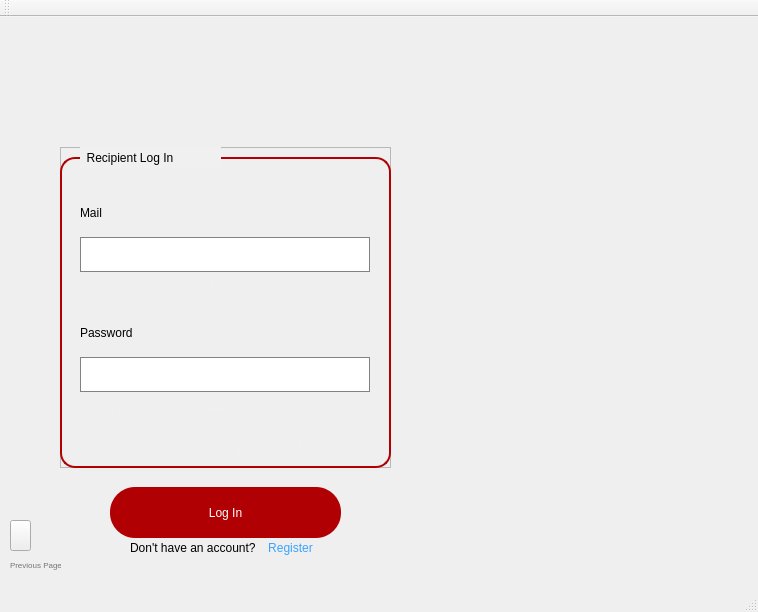
<?xml version="1.0" encoding="UTF-8"?>
<ui version="4.0">
 <class>RecipientLogInClass</class>
 <widget class="QMainWindow" name="RecipientLogInClass">
  <property name="geometry">
   <rect>
    <x>0</x>
    <y>0</y>
    <width>758</width>
    <height>612</height>
   </rect>
  </property>
  <property name="windowTitle">
   <string>Blood Bank Management System</string>
  </property>
  <property name="windowIcon">
   <iconset resource="RecipientReg.qrc">
    <normaloff>:/RecipientReg/toppng.com-blood-donation-png-picture-blood-donation-logo-3209x3905.png</normaloff>:/RecipientReg/toppng.com-blood-donation-png-picture-blood-donation-logo-3209x3905.png</iconset>
  </property>
  <property name="styleSheet">
   <string notr="true"/>
  </property>
  <widget class="QWidget" name="centralWidget">
   <widget class="QLabel" name="backimg">
    <property name="geometry">
     <rect>
      <x>0</x>
      <y>0</y>
      <width>921</width>
      <height>571</height>
     </rect>
    </property>
    <property name="styleSheet">
     <string notr="true">background-image:url(:/RecipientReg/bloodd.jpg);</string>
    </property>
    <property name="text">
     <string/>
    </property>
    <property name="pixmap">
     <pixmap resource="RecipientReg.qrc">:/RecipientReg/bloodd.jpg</pixmap>
    </property>
    <property name="scaledContents">
     <bool>true</bool>
    </property>
   </widget>
   <widget class="QFrame" name="frame_2">
    <property name="geometry">
     <rect>
      <x>60</x>
      <y>130</y>
      <width>331</width>
      <height>321</height>
     </rect>
    </property>
    <property name="font">
     <font>
      <underline>false</underline>
     </font>
    </property>
    <property name="styleSheet">
     <string notr="true"/>
    </property>
    <property name="frameShape">
     <enum>QFrame::StyledPanel</enum>
    </property>
    <property name="frameShadow">
     <enum>QFrame::Raised</enum>
    </property>
    <widget class="QLabel" name="label_3">
     <property name="geometry">
      <rect>
       <x>20</x>
       <y>50</y>
       <width>51</width>
       <height>31</height>
      </rect>
     </property>
     <property name="styleSheet">
      <string notr="true">font: 18pt &quot;Arial&quot;;</string>
     </property>
     <property name="text">
      <string>Mail</string>
     </property>
    </widget>
    <widget class="QLineEdit" name="mailTB">
     <property name="geometry">
      <rect>
       <x>20</x>
       <y>90</y>
       <width>290</width>
       <height>35</height>
      </rect>
     </property>
     <property name="styleSheet">
      <string notr="true">QLineEdit{
border:1px solid rgb(130, 130, 130) ;
border-radius:15px solid;
}

QLineEdit:focus{
border:1px solid rgb(175, 175, 175) ;
border-radius:15px solid;
border-bottom:2px solid rgb(157, 0, 3);
}
</string>
     </property>
    </widget>
    <widget class="QLabel" name="label_5">
     <property name="geometry">
      <rect>
       <x>20</x>
       <y>170</y>
       <width>111</width>
       <height>31</height>
      </rect>
     </property>
     <property name="styleSheet">
      <string notr="true">font: 18pt &quot;Arial&quot;;</string>
     </property>
     <property name="text">
      <string>Password</string>
     </property>
    </widget>
    <widget class="QLineEdit" name="passwordTB">
     <property name="geometry">
      <rect>
       <x>20</x>
       <y>210</y>
       <width>290</width>
       <height>35</height>
      </rect>
     </property>
     <property name="styleSheet">
      <string notr="true">QLineEdit{
border:1px solid rgb(130, 130, 130) ;
border-radius:15px solid;
}

QLineEdit:focus{
border:1px solid rgb(175, 175, 175) ;
border-radius:15px solid;
border-bottom:2px solid rgb(157, 0, 3);
}
</string>
     </property>
     <property name="echoMode">
      <enum>QLineEdit::Password</enum>
     </property>
    </widget>
    <widget class="QLabel" name="mailalertmsg">
     <property name="geometry">
      <rect>
       <x>20</x>
       <y>130</y>
       <width>171</width>
       <height>16</height>
      </rect>
     </property>
     <property name="font">
      <font>
       <pointsize>9</pointsize>
       <underline>false</underline>
      </font>
     </property>
     <property name="styleSheet">
      <string notr="true">color:rgb(240, 240, 240);</string>
     </property>
     <property name="text">
      <string>please provide a valid value</string>
     </property>
    </widget>
    <widget class="QLabel" name="passwordalertmsg">
     <property name="geometry">
      <rect>
       <x>20</x>
       <y>250</y>
       <width>191</width>
       <height>21</height>
      </rect>
     </property>
     <property name="font">
      <font>
       <pointsize>9</pointsize>
       <underline>false</underline>
      </font>
     </property>
     <property name="styleSheet">
      <string notr="true">color:rgb(240, 240, 240);</string>
     </property>
     <property name="text">
      <string>please provide a valid value</string>
     </property>
    </widget>
    <widget class="QLabel" name="label_12">
     <property name="geometry">
      <rect>
       <x>0</x>
       <y>10</y>
       <width>331</width>
       <height>311</height>
      </rect>
     </property>
     <property name="styleSheet">
      <string notr="true">border:2px solid rgb(177, 0, 3);
border-radius:15px;
</string>
     </property>
     <property name="text">
      <string/>
     </property>
    </widget>
    <widget class="QLabel" name="wrong">
     <property name="geometry">
      <rect>
       <x>80</x>
       <y>290</y>
       <width>191</width>
       <height>21</height>
      </rect>
     </property>
     <property name="font">
      <font>
       <pointsize>11</pointsize>
       <underline>false</underline>
      </font>
     </property>
     <property name="styleSheet">
      <string notr="true">color:rgb(240, 240, 240);</string>
     </property>
     <property name="text">
      <string>Wrong mail or password</string>
     </property>
    </widget>
    <zorder>label_12</zorder>
    <zorder>label_3</zorder>
    <zorder>mailTB</zorder>
    <zorder>label_5</zorder>
    <zorder>passwordTB</zorder>
    <zorder>mailalertmsg</zorder>
    <zorder>passwordalertmsg</zorder>
    <zorder>wrong</zorder>
   </widget>
   <widget class="QPushButton" name="pushButton">
    <property name="geometry">
     <rect>
      <x>110</x>
      <y>470</y>
      <width>231</width>
      <height>51</height>
     </rect>
    </property>
    <property name="cursor">
     <cursorShape>PointingHandCursor</cursorShape>
    </property>
    <property name="toolTip">
     <string>&lt;html&gt;&lt;head/&gt;&lt;body&gt;&lt;p align=&quot;center&quot;&gt;&lt;br/&gt;&lt;/p&gt;&lt;/body&gt;&lt;/html&gt;</string>
    </property>
    <property name="styleSheet">
     <string notr="true">background-color:rgb(177, 0, 3);
border-radius:25px;
color:white;
font: 700 10pt &quot;Arial&quot;;</string>
    </property>
    <property name="text">
     <string>Log In</string>
    </property>
    <property name="checkable">
     <bool>false</bool>
    </property>
    <property name="autoDefault">
     <bool>false</bool>
    </property>
    <property name="default">
     <bool>false</bool>
    </property>
    <property name="flat">
     <bool>false</bool>
    </property>
   </widget>
   <widget class="QLabel" name="label">
    <property name="geometry">
     <rect>
      <x>80</x>
      <y>130</y>
      <width>141</width>
      <height>21</height>
     </rect>
    </property>
    <property name="styleSheet">
     <string notr="true">font: 700 12pt &quot;Arial&quot;;
background-color:rgb(240, 240, 240)</string>
    </property>
    <property name="text">
     <string>  Recipient Log In</string>
    </property>
   </widget>
   <widget class="QLabel" name="label_13">
    <property name="geometry">
     <rect>
      <x>130</x>
      <y>520</y>
      <width>141</width>
      <height>21</height>
     </rect>
    </property>
    <property name="text">
     <string>Don't have an account?</string>
    </property>
   </widget>
   <widget class="QPushButton" name="pushButton_2">
    <property name="geometry">
     <rect>
      <x>260</x>
      <y>521</y>
      <width>61</width>
      <height>20</height>
     </rect>
    </property>
    <property name="cursor">
     <cursorShape>PointingHandCursor</cursorShape>
    </property>
    <property name="styleSheet">
     <string notr="true">color:rgb(57, 163, 255);
background-color:transparent;
border-radius:25px;
font: 700 9pt &quot;Segoe UI&quot;;</string>
    </property>
    <property name="text">
     <string>Register</string>
    </property>
    <property name="flat">
     <bool>true</bool>
    </property>
   </widget>
   <widget class="QPushButton" name="back">
    <property name="geometry">
     <rect>
      <x>10</x>
      <y>503</y>
      <width>21</width>
      <height>31</height>
     </rect>
    </property>
    <property name="cursor">
     <cursorShape>PointingHandCursor</cursorShape>
    </property>
    <property name="styleSheet">
     <string notr="true">border-image:url(:/RecipientReg/arrow.png)</string>
    </property>
    <property name="text">
     <string/>
    </property>
   </widget>
   <widget class="QLabel" name="label_2">
    <property name="geometry">
     <rect>
      <x>10</x>
      <y>540</y>
      <width>51</width>
      <height>16</height>
     </rect>
    </property>
    <property name="font">
     <font>
      <pointsize>6</pointsize>
     </font>
    </property>
    <property name="styleSheet">
     <string notr="true">color:rgb(117, 117, 117)</string>
    </property>
    <property name="text">
     <string>Previous Page</string>
    </property>
   </widget>
  </widget>
  <widget class="QMenuBar" name="menuBar">
   <property name="geometry">
    <rect>
     <x>0</x>
     <y>0</y>
     <width>758</width>
     <height>22</height>
    </rect>
   </property>
  </widget>
  <widget class="QToolBar" name="mainToolBar">
   <attribute name="toolBarArea">
    <enum>TopToolBarArea</enum>
   </attribute>
   <attribute name="toolBarBreak">
    <bool>false</bool>
   </attribute>
  </widget>
  <widget class="QStatusBar" name="statusBar"/>
 </widget>
 <layoutdefault spacing="6" margin="11"/>
 <resources>
  <include location="RecipientReg.qrc"/>
 </resources>
 <connections/>
</ui>
